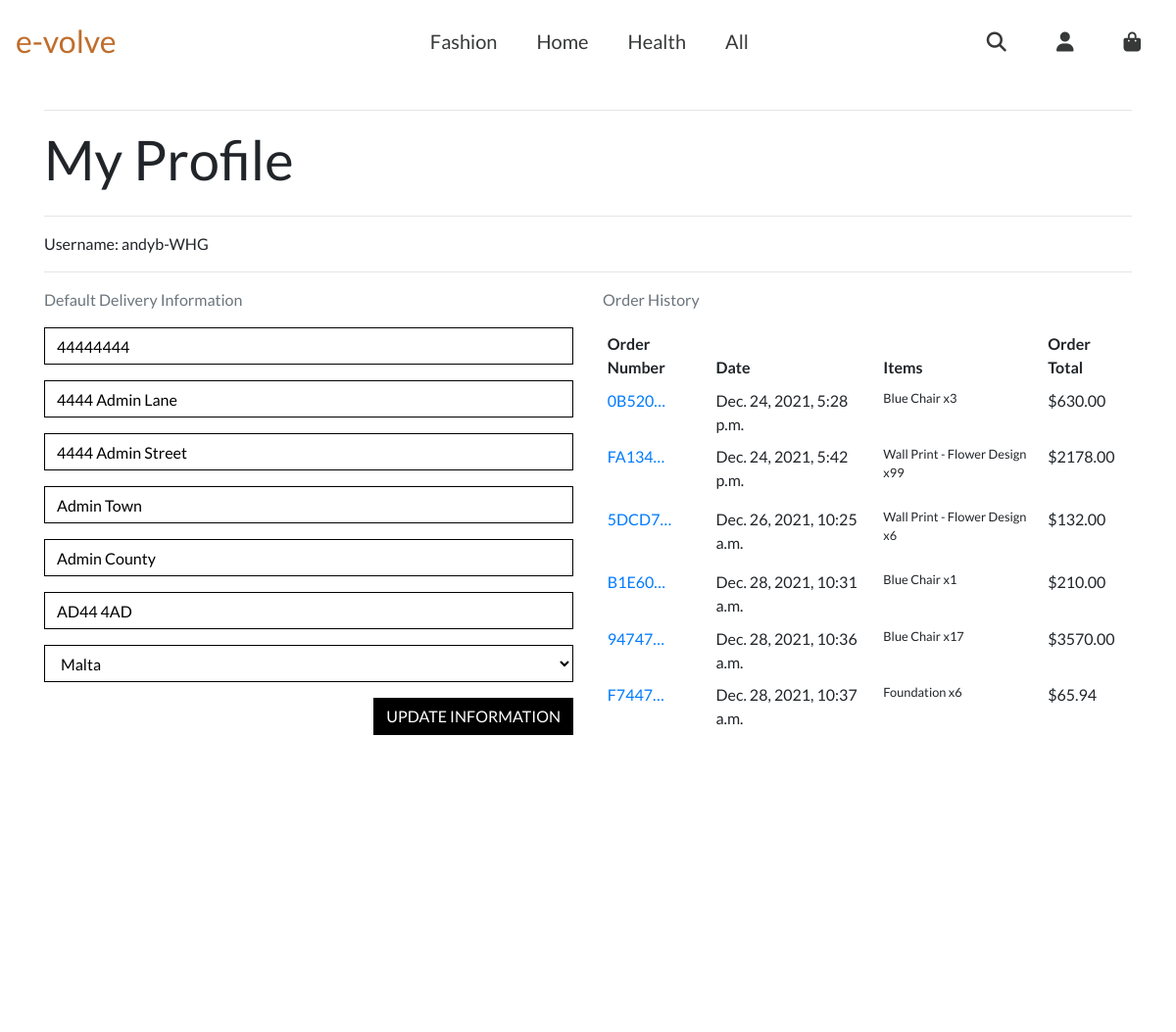
Screenshot of /profile/ (signed in) with the database file from the repository.
### profiles/models.py (models this page shows)
class UserProfile(models.Model):
    user = models.OneToOneField(User, on_delete=models.CASCADE)
    default_phone_number = models.CharField(max_length=20, null=True,
                                            blank=True)
    default_street_address1 = models.CharField(max_length=80, null=True,
                                               blank=True)
    default_street_address2 = models.CharField(max_length=80, null=True,
                                               blank=True)
    default_town_or_city = models.CharField(max_length=40, null=True,
                                            blank=True)
    default_county = models.CharField(max_length=80, null=True,
                                      blank=True)
    default_postcode = models.CharField(max_length=20, null=True,
                                        blank=True)
    default_country = CountryField(blank_label='Country', null=True,
                                   blank=True)
    def __str__(self):
        return self.user.username

### checkout/models.py (models this page shows, shortened)
class Order(models.Model):
    order_number = models.CharField(max_length=32, null=False, editable=False)
    user_profile = models.ForeignKey(UserProfile, on_delete=models.SET_NULL,
                                     null=True, blank=True,
                                     related_name='orders')
    full_name = models.CharField(max_length=50, null=False, blank=False)
    email = models.EmailField(max_length=254, null=False, blank=False)
    phone_number = models.CharField(max_length=20, null=False, blank=False)
    country = CountryField(blank_label='Country *', null=False, blank=False)
    postcode = models.CharField(max_length=20, null=True, blank=True)
    town_or_city = models.CharField(max_length=40, null=False, blank=False)
    street_address1 = models.CharField(max_length=80, null=False, blank=False)
    street_address2 = models.CharField(max_length=80, null=True, blank=True)
    county = models.CharField(max_length=80, null=True, blank=True)
    date = models.DateTimeField(auto_now_add=True)
    delivery_cost = models.DecimalField(max_digits=6, decimal_places=2,
                                        null=False, default=0)
    order_total = models.DecimalField(max_digits=10, decimal_places=2,
                                      null=False, default=0)
    grand_total = models.DecimalField(max_digits=10, decimal_places=2,
                                      null=False, default=0)
    original_shopping_bag = models.TextField(null=False, blank=False,
                                             default='')
    stripe_pid = models.CharField(max_length=254, null=False, blank=False,
                                  default='')

class OrderLineItem(models.Model):
    SIZE_6 = "6"
    SIZE_8 = "8"
    SIZE_10 = "10"
    SIZE_12 = "12"
    SIZE_14 = "14"
    SIZE_16 = "16"
    SIZE_18 = "18"
    SIZE_20 = "20"
    SIZE_CHOICES = [
        (SIZE_6, 'Size 6'),
        (SIZE_8, 'Size 8'),
        (SIZE_10, 'Size 10'),
        (SIZE_12, 'Size 12'),
        (SIZE_14, 'Size 14'),
        (SIZE_16, 'Size 16'),
        (SIZE_18, 'Size 18'),
        (SIZE_20, 'Size 20'),
    ]
    order = models.ForeignKey(Order, null=False, blank=False,
                              on_delete=models.CASCADE,
                              related_name='lineitems')
    product = models.ForeignKey(Product, null=False, blank=False,
                                on_delete=models.CASCADE)
    product_size = models.CharField(max_length=2,
                                    choices=SIZE_CHOICES, null=True,
                                    blank=True)
    quantity = models.IntegerField(null=False, blank=False, default=0)
    lineitem_total = models.DecimalField(max_digits=6, decimal_places=2,
                                         null=False, blank=False,
                                         editable=False)

### products/models.py (models this page shows, shortened)
class Product(models.Model):
    category = models.ForeignKey('Category', null=True, blank=True,
                                 on_delete=models.SET_NULL)
    sku = models.CharField(max_length=254, null=True, blank=True)
    name = models.CharField(max_length=254)
    description = models.TextField()
    has_sizes = models.BooleanField(default=False, null=True, blank=True)
    price = models.DecimalField(max_digits=6, decimal_places=2)
    image_url = models.URLField(max_length=1024, null=True, blank=True)
    image = models.ImageField(null=True, blank=True)

### profiles/views.py (the view)
# urls.py: path('profile/', include('profiles.urls')),
@login_required()
def profile(request):
    profile = get_object_or_404(UserProfile, user=request.user)
    if request.method == 'POST':
        form = UserProfileForm(request.POST, instance=profile)
        if form.is_valid():
            form.save()
            messages.success(request, 'Profile updated successfully')
        else:
            messages.error(request, 'Update failed. Please ensure the form is valid.')
    else:
        form = UserProfileForm(instance=profile)
    orders = profile.orders.all()
    template = 'profiles/profile.html'
    context = {
        'profile': profile,
        'form': form,
        'orders': orders,
        'on_profile_page': True
    }
    return render(request, template, context)

### profiles/forms.py
class UserProfileForm(forms.ModelForm):
    class Meta:
        model = UserProfile
        exclude = ('user',)
    def __init__(self, *args, **kwargs):
        super().__init__(*args, **kwargs)
        placeholders = {
            'default_phone_number': 'Phone Number',
            'default_postcode': 'Postal Code',
            'default_town_or_city': 'Town or City',
            'default_street_address1': 'Street Address 1',
            'default_street_address2': 'Street Address 2',
            'default_county': 'County, State or Locality',
        }
        self.fields['default_phone_number'].widget.attrs['autofocus'] = True
        for field in self.fields:
            if field != 'default_country':
                if self.fields[field].required:
                    placeholder = f'{placeholders[field]} *'
                else:
                    placeholder = placeholders[field]
                self.fields[field].widget.attrs['placeholder'] = placeholder
            self.fields[field].widget.attrs['class'] = (
              'border-black rounded-0 profile-form-input')
            self.fields[field].label = False

### profiles/templates/profiles/profile.html (shortened to what this page needs)
{% extends "base.html" %}
{% load static %}
{% block extra_css %}
    <link rel="stylesheet" href="{% static 'profiles/css/profile.css' %}">
{% endblock %}
{% block content %}
    <div class="overlay"></div>
    <div class="mt-5 pt-5"></div>
    <div class="container">
        <div class="row">
            <div class="col">
                <hr>
                <h2 class="logo-font mb-4">My Profile</h2>
                <hr>
                Username: {{ profile }}
                <hr>
            </div>
        </div>
        <div class="row">
            <div class="col-12 col-lg-6">
                <p class="text-muted">Default Delivery Information</p>
                <form class="mt-3" action="{% url 'profile' %}" method="POST" id="profile-update-form">
                    {{ form|crispy }}
                    <button class="btn btn-black rounded-0 text-uppercase float-right">Update Information</button>
                </form>
            </div>
            <div class="col-12 col-lg-6">
                <p class="text-muted">Order History</p>
                <div class="order-history table-responsive">
                    <table class="table table-sm table-borderless">
                        <thead>
                            <tr>
                                <th>Order Number</th>
                                <th>Date</th>
                                <th>Items</th>
                                <th>Order Total</th>
                            </tr>
                        </thead>
                        <tbody>
                            {% for order in orders %}
                                <tr>
                                    <td>
                                        <a href="{% url 'order_history' order.order_number %}"
                                        title="{{ order.order_number }}">
                                            {{ order.order_number|truncatechars:6 }}
                                        </a>
                                    </td>
                                    <td>{{ order.date }}</td>
                                    <td>
                                        <ul class="list-unstyled">
                                            {% for item in order.lineitems.all %}
                                                <li class="small">
                                                    {{ item.product.name }} x{{ item.quantity }}
                                                </li>
                                            {% endfor %}
                                        </ul>
                                    </td>
                                    <td>${{ order.grand_total }}</td>
                                </tr>
                            {% endfor %}
                        </tbody>
                    </table>
                </div>
            </div>
        </div>
{% endblock %}

### static/css/base.css (style rules this page uses)
* { padding: 0; border: 0; margin: 0; border-color: #33373a; }
html { height: 100%; }
body, html { height: 100%; }
body { font-family: Lato; }
.btn-black { background: black; color: white; }
.border-black { border: 1px solid black !important; }
.overlay { height: 100%; width: 100%; top: 60px; left: 0; position: fixed; background: white; z-index: -1; }
@media screen and (min-device-width : 700px) { .carousel-caption h1, h2, h3 { font-size: 56px; } }

### profiles/static/profiles/css/profile.css (style rules this page uses)
.order-history { max-height: 416px; overflow-y: auto; }
#profile-update-form .form-control { color: #000; }
#profile-update-form input::placeholder { color: #aab7c4; }
#id_default_country, #id_default_country option:not(:first-child) { color: #000; }

### rows the page displays
UserProfile: user.username "andyb-WHG", default_phone_number "44444444", default_street_address1 "4444 Admin Lane", default_street_address2 "4444 Admin Street", default_town_or_city "Admin Town", default_county "Admin County", default_postcode "AD44 4AD", default_country "Malta"
Order: order_number "0B520…", date "Dec. 24, 2021, 5:28 p.m.", grand_total "630.00"
OrderLineItem: product.name "Blue Chair", quantity "3"
Order: order_number "FA134…", date "Dec. 24, 2021, 5:42 p.m.", grand_total "2178.00"
OrderLineItem: product.name "Wall Print - Flower Design", quantity "99"
Order: order_number "5DCD7…", date "Dec. 26, 2021, 10:25 a.m.", grand_total "132.00"
OrderLineItem: product.name "Wall Print - Flower Design", quantity "6"
Order: order_number "B1E60…", date "Dec. 28, 2021, 10:31 a.m.", grand_total "210.00"
OrderLineItem: product.name "Blue Chair", quantity "1"
Order: order_number "94747…", date "Dec. 28, 2021, 10:36 a.m.", grand_total "3570.00"
OrderLineItem: product.name "Blue Chair", quantity "17"
Order: order_number "F7447…", date "Dec. 28, 2021, 10:37 a.m.", grand_total "65.94"
OrderLineItem: product.name "Foundation", quantity "6"
